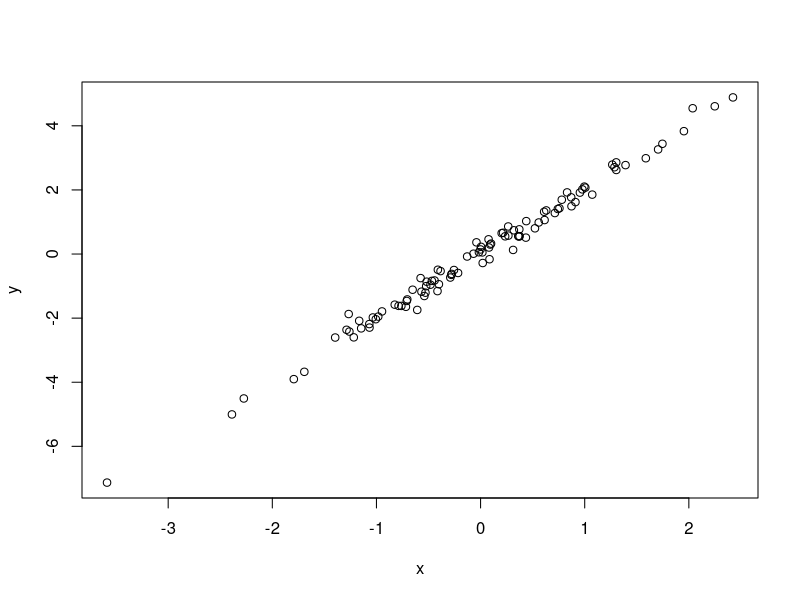

R code for this plot:
# Simulate and plot data
# Mahdi Abbasi
# mahdiabbasi5480@gmail.com
# 29/06/2022

## Simulate predictor variable
x <- rnorm(n = 100)
# Simulate response variable with noise
y <- 2 * x + rnorm(n = 100, sd = 0.2)

# Plot the data
plot(x = x, y = y)
